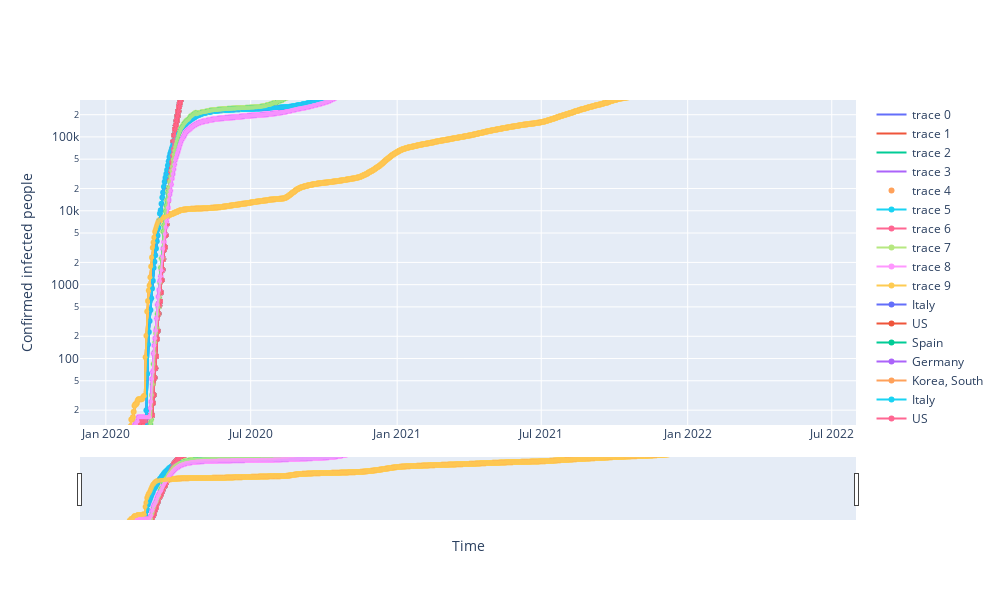

The cell this chart's notebook holds for it:
### Code cell
# defines how to plot individual trace
for each in country_list:
    fig.add_trace(go.Scatter(x=df_plot.date, y=df_plot[each], mode = 'markers+lines', name =each, opacity=0.9, line_width=2, marker_size=4))

# defines the overall layout props
fig.update_layout( width=1000,height=600, xaxis_title="Time", yaxis_title="Confirmed infected people")
fig.update_yaxes(type="log", range=[1.1,5.5])

fig.update_layout(xaxis_rangeslider_visible=True)

# fig.show(renderer='chrome')

### Figure 1 — Plotly figure (JSON) as saved in the notebook; plotly's stock layout.template omitted (floating-point values rounded to 4 significant figures; data arrays with more than 128 entries replaced by an {"elided": "..."} marker saying what was removed)
{"data": [{"type": "scatter", "x": {"elided": "869 str values"}, "y": {"elided": "869 int values"}}, {"type": "scatter", "x": {"elided": "869 str values"}, "y": {"elided": "869 int values"}}, {"type": "scatter", "x": {"elided": "869 str values"}, "y": {"elided": "869 int values"}}, {"type": "scatter", "x": {"elided": "869 str values"}, "y": {"elided": "869 int values"}}, {"mode": "markers", "type": "scatter", "x": {"elided": "869 str values"}, "y": {"elided": "869 int values"}}, {"mode": "markers+lines", "type": "scatter", "x": {"elided": "869 str values"}, "y": {"elided": "869 int values"}}, {"mode": "markers+lines", "type": "scatter", "x": {"elided": "869 str values"}, "y": {"elided": "869 int values"}}, {"mode": "markers+lines", "type": "scatter", "x": {"elided": "869 str values"}, "y": {"elided": "869 int values"}}, {"mode": "markers+lines", "type": "scatter", "x": {"elided": "869 str values"}, "y": {"elided": "869 int values"}}, {"mode": "markers+lines", "type": "scatter", "x": {"elided": "869 str values"}, "y": {"elided": "869 int values"}}, {"mode": "markers+lines", "name": "Italy", "type": "scatter", "x": {"elided": "869 str values"}, "y": {"elided": "869 int values"}}, {"mode": "markers+lines", "name": "US", "type": "scatter", "x": {"elided": "869 str values"}, "y": {"elided": "869 int values"}}, {"mode": "markers+lines", "name": "Spain", "type": "scatter", "x": {"elided": "869 str values"}, "y": {"elided": "869 int values"}}, {"mode": "markers+lines", "name": "Germany", "type": "scatter", "x": {"elided": "869 str values"}, "y": {"elided": "869 int values"}}, {"mode": "markers+lines", "name": "Korea, South", "type": "scatter", "x": {"elided": "869 str values"}, "y": {"elided": "869 int values"}}, {"mode": "markers+lines", "name": "Italy", "type": "scatter", "x": {"elided": "869 str values"}, "y": {"elided": "869 int values"}}, {"mode": "markers+lines", "name": "US", "type": "scatter", "x": {"elided": "869 str values"}, "y": {"elided": "869 int values"}}, {"mode": "markers+lines", "name": "Spain", "type": "scatter", "x": {"elided": "869 str values"}, "y": {"elided": "869 int values"}}, {"mode": "markers+lines", "name": "Germany", "type": "scatter", "x": {"elided": "869 str values"}, "y": {"elided": "869 int values"}}, {"mode": "markers+lines", "name": "Korea, South", "type": "scatter", "x": {"elided": "869 str values"}, "y": {"elided": "869 int values"}}, {"line": {"width": 2}, "marker": {"size": 4}, "mode": "markers+lines", "name": "Italy", "opacity": 0.9, "type": "scatter", "x": {"elided": "869 str values"}, "y": {"elided": "869 int values"}}, {"line": {"width": 2}, "marker": {"size": 4}, "mode": "markers+lines", "name": "US", "opacity": 0.9, "type": "scatter", "x": {"elided": "869 str values"}, "y": {"elided": "869 int values"}}, {"line": {"width": 2}, "marker": {"size": 4}, "mode": "markers+lines", "name": "Spain", "opacity": 0.9, "type": "scatter", "x": {"elided": "869 str values"}, "y": {"elided": "869 int values"}}, {"line": {"width": 2}, "marker": {"size": 4}, "mode": "markers+lines", "name": "Germany", "opacity": 0.9, "type": "scatter", "x": {"elided": "869 str values"}, "y": {"elided": "869 int values"}}, {"line": {"width": 2}, "marker": {"size": 4}, "mode": "markers+lines", "name": "Korea, South", "opacity": 0.9, "type": "scatter", "x": {"elided": "869 str values"}, "y": {"elided": "869 int values"}}, {"line": {"width": 2}, "marker": {"size": 4}, "mode": "markers+lines", "name": "Italy", "opacity": 0.9, "type": "scatter", "x": {"elided": "869 str values"}, "y": {"elided": "869 int values"}}, {"line": {"width": 2}, "marker": {"size": 4}, "mode": "markers+lines", "name": "US", "opacity": 0.9, "type": "scatter", "x": {"elided": "869 str values"}, "y": {"elided": "869 int values"}}, {"line": {"width": 2}, "marker": {"size": 4}, "mode": "markers+lines", "name": "Spain", "opacity": 0.9, "type": "scatter", "x": {"elided": "869 str values"}, "y": {"elided": "869 int values"}}, {"line": {"width": 2}, "marker": {"size": 4}, "mode": "markers+lines", "name": "Germany", "opacity": 0.9, "type": "scatter", "x": {"elided": "869 str values"}, "y": {"elided": "869 int values"}}, {"line": {"width": 2}, "marker": {"size": 4}, "mode": "markers+lines", "name": "Korea, South", "opacity": 0.9, "type": "scatter", "x": {"elided": "869 str values"}, "y": {"elided": "869 int values"}}, {"line": {"width": 2}, "marker": {"size": 4}, "mode": "markers+lines", "name": "Italy", "opacity": 0.9, "type": "scatter", "x": {"elided": "869 str values"}, "y": {"elided": "869 int values"}}, {"line": {"width": 2}, "marker": {"size": 4}, "mode": "markers+lines", "name": "US", "opacity": 0.9, "type": "scatter", "x": {"elided": "869 str values"}, "y": {"elided": "869 int values"}}, {"line": {"width": 2}, "marker": {"size": 4}, "mode": "markers+lines", "name": "Spain", "opacity": 0.9, "type": "scatter", "x": {"elided": "869 str values"}, "y": {"elided": "869 int values"}}, {"line": {"width": 2}, "marker": {"size": 4}, "mode": "markers+lines", "name": "Germany", "opacity": 0.9, "type": "scatter", "x": {"elided": "869 str values"}, "y": {"elided": "869 int values"}}, {"line": {"width": 2}, "marker": {"size": 4}, "mode": "markers+lines", "name": "Korea, South", "opacity": 0.9, "type": "scatter", "x": {"elided": "869 str values"}, "y": {"elided": "869 int values"}}, {"line": {"width": 2}, "marker": {"size": 4}, "mode": "markers+lines", "name": "Italy", "opacity": 0.9, "type": "scatter", "x": {"elided": "869 str values"}, "y": {"elided": "869 int values"}}, {"line": {"width": 2}, "marker": {"size": 4}, "mode": "markers+lines", "name": "US", "opacity": 0.9, "type": "scatter", "x": {"elided": "869 str values"}, "y": {"elided": "869 int values"}}, {"line": {"width": 2}, "marker": {"size": 4}, "mode": "markers+lines", "name": "Spain", "opacity": 0.9, "type": "scatter", "x": {"elided": "869 str values"}, "y": {"elided": "869 int values"}}, {"line": {"width": 2}, "marker": {"size": 4}, "mode": "markers+lines", "name": "Germany", "opacity": 0.9, "type": "scatter", "x": {"elided": "869 str values"}, "y": {"elided": "869 int values"}}, {"line": {"width": 2}, "marker": {"size": 4}, "mode": "markers+lines", "name": "Korea, South", "opacity": 0.9, "type": "scatter", "x": {"elided": "869 str values"}, "y": {"elided": "869 int values"}}, {"line": {"width": 2}, "marker": {"size": 4}, "mode": "markers+lines", "name": "Italy", "opacity": 0.9, "type": "scatter", "x": {"elided": "869 str values"}, "y": {"elided": "869 int values"}}, {"line": {"width": 2}, "marker": {"size": 4}, "mode": "markers+lines", "name": "US", "opacity": 0.9, "type": "scatter", "x": {"elided": "869 str values"}, "y": {"elided": "869 int values"}}, {"line": {"width": 2}, "marker": {"size": 4}, "mode": "markers+lines", "name": "Spain", "opacity": 0.9, "type": "scatter", "x": {"elided": "869 str values"}, "y": {"elided": "869 int values"}}, {"line": {"width": 2}, "marker": {"size": 4}, "mode": "markers+lines", "name": "Germany", "opacity": 0.9, "type": "scatter", "x": {"elided": "869 str values"}, "y": {"elided": "869 int values"}}, {"line": {"width": 2}, "marker": {"size": 4}, "mode": "markers+lines", "name": "Korea, South", "opacity": 0.9, "type": "scatter", "x": {"elided": "869 str values"}, "y": {"elided": "869 int values"}}, {"line": {"width": 2}, "marker": {"size": 4}, "mode": "markers+lines", "name": "Italy", "opacity": 0.9, "type": "scatter", "x": {"elided": "869 str values"}, "y": {"elided": "869 int values"}}, {"line": {"width": 2}, "marker": {"size": 4}, "mode": "markers+lines", "name": "US", "opacity": 0.9, "type": "scatter", "x": {"elided": "869 str values"}, "y": {"elided": "869 int values"}}, {"line": {"width": 2}, "marker": {"size": 4}, "mode": "markers+lines", "name": "Spain", "opacity": 0.9, "type": "scatter", "x": {"elided": "869 str values"}, "y": {"elided": "869 int values"}}, {"line": {"width": 2}, "marker": {"size": 4}, "mode": "markers+lines", "name": "Germany", "opacity": 0.9, "type": "scatter", "x": {"elided": "869 str values"}, "y": {"elided": "869 int values"}}, {"line": {"width": 2}, "marker": {"size": 4}, "mode": "markers+lines", "name": "Korea, South", "opacity": 0.9, "type": "scatter", "x": {"elided": "869 str values"}, "y": {"elided": "869 int values"}}], "layout": {"height": 600, "width": 1000, "xaxis": {"rangeslider": {"visible": true}, "title": {"text": "Time"}}, "yaxis": {"range": [1.1, 5.5], "title": {"text": "Confirmed infected people"}, "type": "log"}}}
